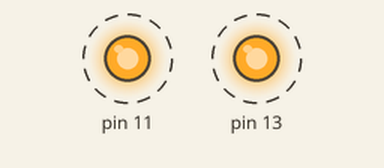
The sketch below on a simulated Arduino Uno, built with avr-gcc and run on an emulated ATmega328P. On the bench: output pins drawn as LEDs (lit = HIGH). Dashed ring = blinking.

Above: at 0.05 s.
Timing chart, 0 to 3.0 s (numbered marks = the images above):
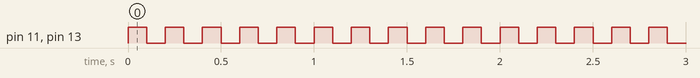

The sketch:

led_blink_regsistor_code.ino
```cpp
void setup() {
  DDRB |= (1 << DDB5);  //PB5 = O/P d13
  DDRB |= (1 << DDB3);  // d11
}

void loop() {
  PORTB |= (1 << PB5);  //PB5 = HIGH
  PORTB |= (1 << PB3);
  _delay_ms(100);
  PORTB &= ~(1 << PB5);  //PB5 = LOW
  PORTB &= ~(1 << PB3);
  _delay_ms(100);
}
```

Measured:
- by itself, pin 11, pin 13: alternates HIGH for 0.10 s and LOW for 0.10 s
